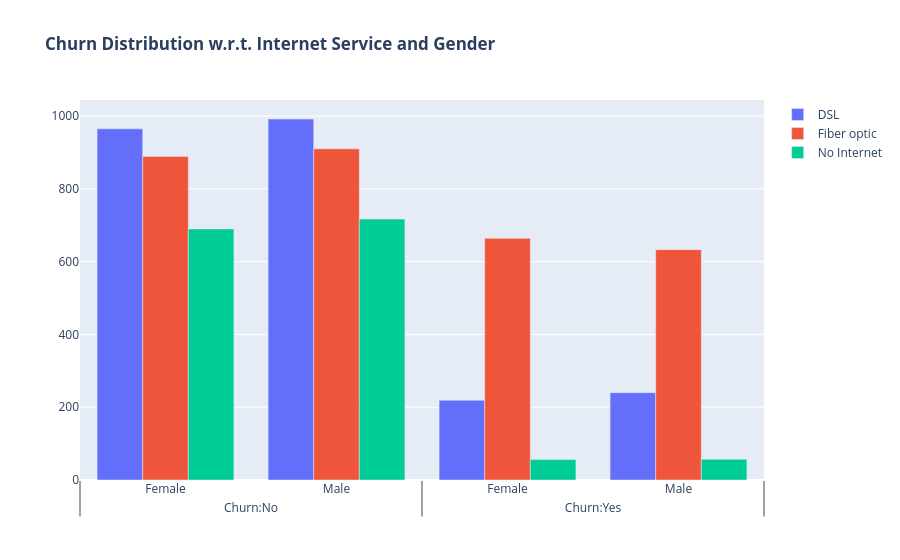

Write notebook code for a chart like this one.
### Code cell
df["InternetService"].unique()
df["InternetService"].unique()
df[df["gender"]=="Female"][["InternetService", "Churn"]].value_counts()

fig = go.Figure()
fig.add_trace(go.Bar(
  x = [['Churn:No', 'Churn:No', 'Churn:Yes', 'Churn:Yes'], ["Female", "Male", "Female", "Male"]],
  y = [965, 992, 219, 240],
  name = 'DSL',
))
fig.add_trace(go.Bar(
  x = [['Churn:No', 'Churn:No', 'Churn:Yes', 'Churn:Yes'], ["Female", "Male", "Female", "Male"]],
  y = [889, 910, 664, 633],
  name = 'Fiber optic',
))
fig.add_trace(go.Bar(
  x = [['Churn:No', 'Churn:No', 'Churn:Yes', 'Churn:Yes'], ["Female", "Male", "Female", "Male"]],
  y = [690, 717, 56, 57],
  name = 'No Internet',
))

fig.update_layout(title_text="<b>Churn Distribution w.r.t. Internet Service and Gender</b>")
fig.show()

### Figure 1 — Plotly figure (JSON) as saved in the notebook; plotly's stock layout.template omitted (floating-point values rounded to 4 significant figures)
{"data": [{"name": "DSL", "type": "bar", "x": [["Churn:No", "Churn:No", "Churn:Yes", "Churn:Yes"], ["Female", "Male", "Female", "Male"]], "y": [965, 992, 219, 240]}, {"name": "Fiber optic", "type": "bar", "x": [["Churn:No", "Churn:No", "Churn:Yes", "Churn:Yes"], ["Female", "Male", "Female", "Male"]], "y": [889, 910, 664, 633]}, {"name": "No Internet", "type": "bar", "x": [["Churn:No", "Churn:No", "Churn:Yes", "Churn:Yes"], ["Female", "Male", "Female", "Male"]], "y": [690, 717, 56, 57]}], "layout": {"title": {"text": "<b>Churn Distribution w.r.t. Internet Service and Gender</b>"}}}
